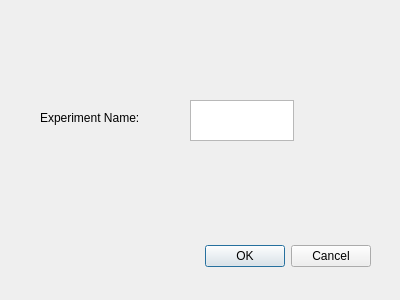
<?xml version="1.0" encoding="UTF-8"?>
<ui version="4.0">
 <class>Dialog</class>
 <widget class="QDialog" name="Dialog">
  <property name="windowModality">
   <enum>Qt::WindowModal</enum>
  </property>
  <property name="geometry">
   <rect>
    <x>0</x>
    <y>0</y>
    <width>400</width>
    <height>300</height>
   </rect>
  </property>
  <property name="windowTitle">
   <string>Create New Experiment</string>
  </property>
  <widget class="QDialogButtonBox" name="buttonBox">
   <property name="geometry">
    <rect>
     <x>30</x>
     <y>240</y>
     <width>341</width>
     <height>32</height>
    </rect>
   </property>
   <property name="orientation">
    <enum>Qt::Horizontal</enum>
   </property>
   <property name="standardButtons">
    <set>QDialogButtonBox::Cancel|QDialogButtonBox::Ok</set>
   </property>
  </widget>
  <widget class="QLabel" name="label">
   <property name="geometry">
    <rect>
     <x>40</x>
     <y>110</y>
     <width>151</width>
     <height>16</height>
    </rect>
   </property>
   <property name="text">
    <string>Experiment Name:</string>
   </property>
  </widget>
  <widget class="QTextEdit" name="experiment_name_textbox">
   <property name="geometry">
    <rect>
     <x>190</x>
     <y>100</y>
     <width>104</width>
     <height>41</height>
    </rect>
   </property>
  </widget>
 </widget>
 <resources/>
 <connections>
  <connection>
   <sender>buttonBox</sender>
   <signal>accepted()</signal>
   <receiver>Dialog</receiver>
   <slot>accept()</slot>
   <hints>
    <hint type="sourcelabel">
     <x>248</x>
     <y>254</y>
    </hint>
    <hint type="destinationlabel">
     <x>157</x>
     <y>274</y>
    </hint>
   </hints>
  </connection>
  <connection>
   <sender>buttonBox</sender>
   <signal>rejected()</signal>
   <receiver>Dialog</receiver>
   <slot>reject()</slot>
   <hints>
    <hint type="sourcelabel">
     <x>316</x>
     <y>260</y>
    </hint>
    <hint type="destinationlabel">
     <x>286</x>
     <y>274</y>
    </hint>
   </hints>
  </connection>
 </connections>
</ui>
